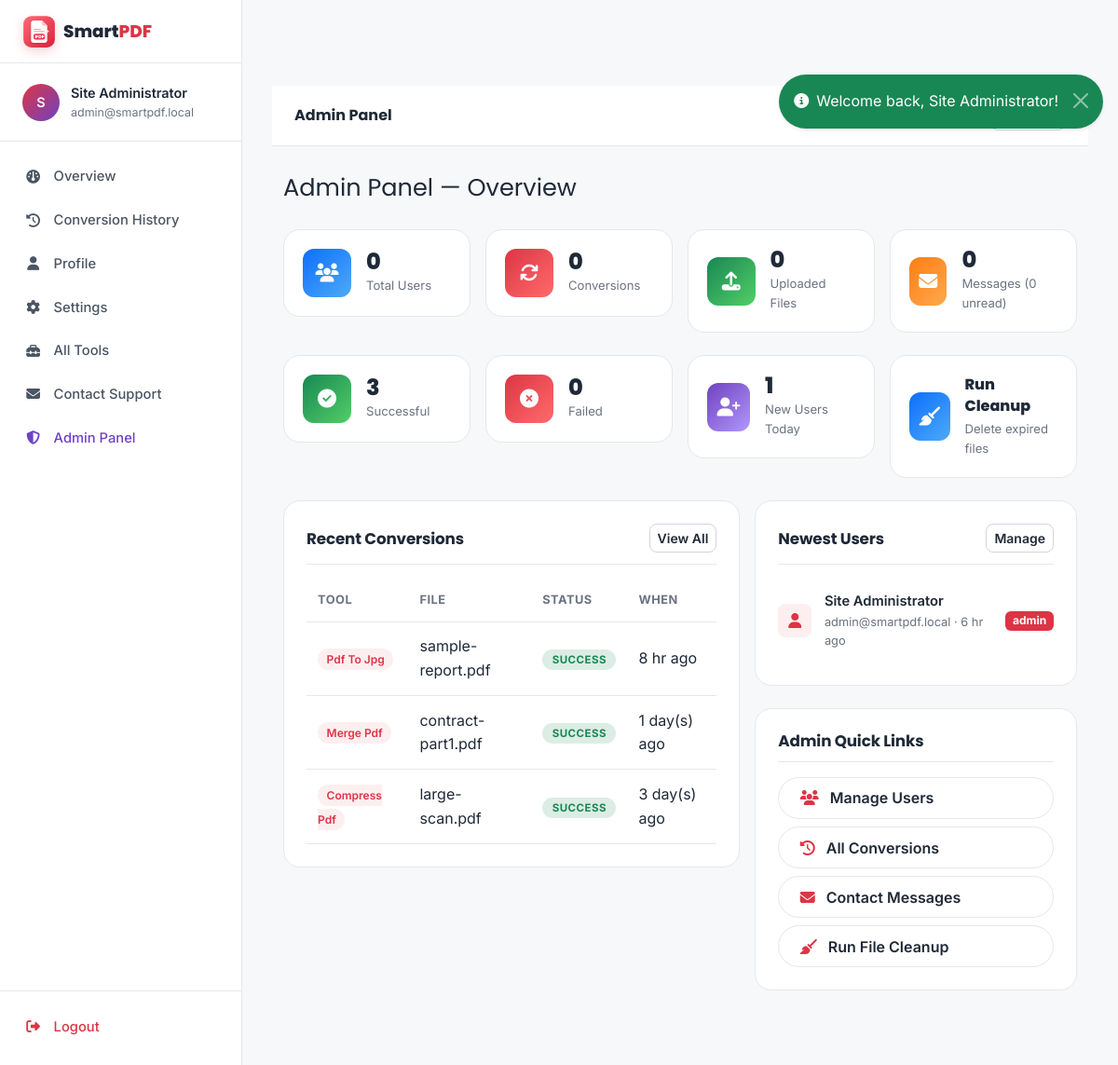
/admin/index.php (signed in), run on the app's committed database.
### tables this page shows
CREATE TABLE `users` (
    `id`          INT UNSIGNED NOT NULL AUTO_INCREMENT,
    `full_name`   VARCHAR(100) NOT NULL,
    `email`       VARCHAR(150) NOT NULL,
    `password`    VARCHAR(255) NOT NULL,
    `role`        ENUM('user','admin') NOT NULL DEFAULT 'user',
    `avatar`      VARCHAR(255) DEFAULT NULL,
    `is_active`   TINYINT(1) NOT NULL DEFAULT 1,
    `remember_token`     VARCHAR(255) DEFAULT NULL,
    `last_login`  DATETIME DEFAULT NULL,
    `created_at`  DATETIME NOT NULL DEFAULT CURRENT_TIMESTAMP,
    `updated_at`  DATETIME NOT NULL DEFAULT CURRENT_TIMESTAMP ON UPDATE CURRENT_TIMESTAMP,
    PRIMARY KEY (`id`),
    UNIQUE KEY `uniq_users_email` (`email`),
    KEY `idx_users_role` (`role`)
);

CREATE TABLE `conversion_history` (
    `id`                INT UNSIGNED NOT NULL AUTO_INCREMENT,
    `user_id`           INT UNSIGNED DEFAULT NULL,
    `tool_name`         VARCHAR(80) NOT NULL,
    `tool_action`       VARCHAR(80) DEFAULT NULL,
    `original_filename` VARCHAR(255) NOT NULL,
    `converted_filename` VARCHAR(255) DEFAULT NULL,
    `file_size`         BIGINT UNSIGNED DEFAULT 0,
    `status`            ENUM('pending','processing','success','failed','expired') NOT NULL DEFAULT 'pending',
    `error_message`     TEXT DEFAULT NULL,
    `created_at`        DATETIME NOT NULL DEFAULT CURRENT_TIMESTAMP,
    PRIMARY KEY (`id`),
    KEY `idx_history_user` (`user_id`),
    KEY `idx_history_tool` (`tool_name`),
    KEY `idx_history_status` (`status`),
    CONSTRAINT `fk_history_user` FOREIGN KEY (`user_id`)
        REFERENCES `users` (`id`) ON DELETE SET NULL ON UPDATE CASCADE
);

### config/database.php (called while the page is built, shortened)
<?php
function db()
{
    static $pdo = null;
    if ($pdo === null) {
        $dsn = sprintf(
            'mysql:host=%s;port=%s;dbname=%s;charset=%s',
            DB_HOST, DB_PORT, DB_NAME, DB_CHARSET
        );
        $options = [
            PDO::ATTR_ERRMODE            => PDO::ERRMODE_EXCEPTION,
            PDO::ATTR_DEFAULT_FETCH_MODE => PDO::FETCH_ASSOC,
            PDO::ATTR_EMULATE_PREPARES   => false,
            PDO::ATTR_PERSISTENT         => false,
        ];
        try {
            $pdo = new PDO($dsn, DB_USER, DB_PASS, $options);
        } catch (PDOException $e) {
            error_log('DB connection failed: ' . $e->getMessage());
            throw new RuntimeException(
                'Could not connect to the database. Please check config/database.php ' .
                'and make sure MySQL is running (XAMPP: start the MySQL service).'
            );
        }
    }
    return $pdo;
}

### includes/functions.php (called while the page is built, shortened)
<?php
require_once __DIR__ . '/../config/database.php';
function e($value): string
{
    return htmlspecialchars((string)$value, ENT_QUOTES | ENT_HTML5, 'UTF-8');
}
function current_user(): ?array
{
    if (!empty($_SESSION['user_id'])) {
        try {
            $stmt = db()->prepare('SELECT * FROM users WHERE id = ? LIMIT 1');
            $stmt->execute([$_SESSION['user_id']]);
            return $stmt->fetch() ?: null;
        } catch (Throwable $e) {
            return null;
        }
    }
    return null;
}
function time_ago(string $datetime): string
{
    $ts = strtotime($datetime);
    $diff = time() - $ts;
    if ($diff < 86400) return floor($diff / 3600) . ' hr ago';
    if ($diff < 604800) return floor($diff / 86400) . ' day(s) ago';
    return date('M j, Y', $ts);
}

### admin/index.php (the view, shortened to what this page needs)
<?php
$active = 'admin';
require __DIR__ . '/../includes/dashboard_header.php';
$stats = [
    'users'       => 0,
    'conversions' => 0,
    'uploads'     => 0,
    'messages'    => 0,
    'unread'      => 0,
    'success'     => 0,
    'failed'      => 0,
    'today_users' => 0,
];
try {
    $stats['users']       = (int)db()->query('SELECT COUNT(*) FROM users')->fetchColumn();
    $stats['conversions'] = (int)db()->query('SELECT COUNT(*) FROM conversion_history')->fetchColumn();
    $stats['uploads']     = (int)db()->query('SELECT COUNT(*) FROM uploaded_files')->fetchColumn();
    $stats['messages']    = (int)db()->query('SELECT COUNT(*) FROM contact_messages')->fetchColumn();
    $stats['unread']      = (int)db()->query("SELECT COUNT(*) FROM contact_messages WHERE is_read=0")->fetchColumn();
    $stats['success']     = (int)db()->query("SELECT COUNT(*) FROM conversion_history WHERE status='success'")->fetchColumn();
    $stats['failed']      = (int)db()->query("SELECT COUNT(*) FROM conversion_history WHERE status='failed'")->fetchColumn();
    $stats['today_users'] = (int)db()->query("SELECT COUNT(*) FROM users WHERE DATE(created_at)=CURDATE()")->fetchColumn();
} catch (Throwable $e) {}
$recentUsers = [];
try {
    $recentUsers = db()->query('SELECT id, full_name, email, role, created_at FROM users ORDER BY created_at DESC LIMIT 6')->fetchAll();
} catch (Throwable $e) {}
$recentConversions = [];
try {
    $recentConversions = db()->query('SELECT * FROM conversion_history ORDER BY created_at DESC LIMIT 8')->fetchAll();
} catch (Throwable $e) {}
?>
<div class="dash-page-title">Admin Panel &mdash; Overview</div>
<div class="row g-3 mb-4">
    <div class="col-6 col-lg-3">
        <a href="<?= APP_URL ?>/admin/users.php" class="text-decoration-none">
            <div class="stat-card">
                <span class="stat-icon sc-blue"><i class="fas fa-users"></i></span>
                <div class="stat-meta">
                    <div class="num"><span data-counter="<?= $stats['users'] ?>">0</span></div>
                    <div class="lbl">Total Users</div>
                </div>
            </div>
        </a>
    </div>
    <div class="col-6 col-lg-3">
        <a href="<?= APP_URL ?>/admin/conversions.php" class="text-decoration-none">
            <div class="stat-card">
                <span class="stat-icon sc-red"><i class="fas fa-arrows-rotate"></i></span>
                <div class="stat-meta">
                    <div class="num"><span data-counter="<?= $stats['conversions'] ?>">0</span></div>
                    <div class="lbl">Conversions</div>
                </div>
            </div>
        </a>
    </div>
    <div class="col-6 col-lg-3">
        <div class="stat-card">
            <span class="stat-icon sc-green"><i class="fas fa-upload"></i></span>
            <div class="stat-meta">
                <div class="num"><span data-counter="<?= $stats['uploads'] ?>">0</span></div>
                <div class="lbl">Uploaded Files</div>
            </div>
        </div>
    </div>
    <div class="col-6 col-lg-3">
        <a href="<?= APP_URL ?>/admin/messages.php" class="text-decoration-none">
            <div class="stat-card">
                <span class="stat-icon sc-orange"><i class="fas fa-envelope"></i></span>
                <div class="stat-meta">
                    <div class="num"><span data-counter="<?= $stats['messages'] ?>">0</span></div>
                    <div class="lbl">Messages (<?= $stats['unread'] ?> unread)</div>
                </div>
            </div>
        </a>
    </div>
</div>
<div class="row g-3 mb-4">
    <div class="col-6 col-lg-3">
        <div class="stat-card">
            <span class="stat-icon sc-green"><i class="fas fa-circle-check"></i></span>
            <div class="stat-meta">
                <div class="num"><?= $stats['success'] ?></div>
                <div class="lbl">Successful</div>
            </div>
        </div>
    </div>
    <div class="col-6 col-lg-3">
        <div class="stat-card">
            <span class="stat-icon sc-red"><i class="fas fa-circle-xmark"></i></span>
            <div class="stat-meta">
                <div class="num"><?= $stats['failed'] ?></div>
                <div class="lbl">Failed</div>
            </div>
        </div>
    </div>
    <div class="col-6 col-lg-3">
        <div class="stat-card">
            <span class="stat-icon sc-purple"><i class="fas fa-user-plus"></i></span>
            <div class="stat-meta">
                <div class="num"><?= $stats['today_users'] ?></div>
                <div class="lbl">New Users Today</div>
            </div>
        </div>
    </div>
    <div class="col-6 col-lg-3">
        <a href="<?= APP_URL ?>/admin/cleanup.php" class="text-decoration-none">
            <div class="stat-card">
                <span class="stat-icon sc-blue"><i class="fas fa-broom"></i></span>
                <div class="stat-meta">
                    <div class="num" style="font-size:1rem;line-height:1.4">Run Cleanup</div>
                    <div class="lbl">Delete expired files</div>
                </div>
            </div>
        </a>
    </div>
</div>
<div class="row g-3">
    <div class="col-lg-7">
        <div class="dash-card">
            <div class="dash-card-header">
                <h5>Recent Conversions</h5>
                <a href="<?= APP_URL ?>/admin/conversions.php" class="btn btn-sm btn-ghost">View All</a>
            </div>
            <div class="table-responsive">
                <table class="history-table">
                    <thead>
                        <tr><th>Tool</th><th>File</th><th>Status</th><th>When</th></tr>
                    </thead>
                    <tbody>
                        <?php if (empty($recentConversions)): ?>
                            <tr><td colspan="4" class="text-center text-muted py-4">No conversions yet.</td></tr>
                        <?php else: foreach ($recentConversions as $r): ?>
                            <tr>
                                <td><span class="tool-pill"><?= e(ucwords(str_replace('_', ' ', $r['tool_name']))) ?></span></td>
                                <td><?= e($r['original_filename']) ?></td>
                                <td><span class="status-pill status-<?= e($r['status']) ?>"><?= e($r['status']) ?></span></td>
                                <td><?= time_ago($r['created_at']) ?></td>
                            </tr>
                        <?php endforeach; endif; ?>
                    </tbody>
                </table>
            </div>
        </div>
    </div>
    <div class="col-lg-5">
        <div class="dash-card">
            <div class="dash-card-header">
                <h5>Newest Users</h5>
                <a href="<?= APP_URL ?>/admin/users.php" class="btn btn-sm btn-ghost">Manage</a>
            </div>
            <ul class="activity-list">
                <?php if (empty($recentUsers)): ?>
                    <li class="empty-state"><i class="fas fa-user-slash"></i><p>No users yet.</p></li>
                <?php else: foreach ($recentUsers as $u): ?>
                    <li>
                        <span class="activity-icon"><i class="fas fa-user"></i></span>
                        <div class="activity-main">
                            <div class="activity-title"><?= e($u['full_name']) ?></div>
                            <div class="activity-meta"><?= e($u['email']) ?> &middot; <?= time_ago($u['created_at']) ?></div>
                        </div>
                        <span class="badge <?= $u['role'] === 'admin' ? 'bg-danger' : 'bg-secondary' ?>"><?= e($u['role']) ?></span>
                    </li>
                <?php endforeach; endif; ?>
            </ul>
        </div>
        <div class="dash-card">
            <div class="dash-card-header"><h5>Admin Quick Links</h5></div>
            <div class="d-grid gap-2">
                <a href="<?= APP_URL ?>/admin/users.php" class="btn btn-light-pill text-start">
                    <i class="fas fa-users me-2 text-brand"></i> Manage Users
                </a>
                <a href="<?= APP_URL ?>/admin/conversions.php" class="btn btn-light-pill text-start">
                    <i class="fas fa-clock-rotate-left me-2 text-brand"></i> All Conversions
                </a>
                <a href="<?= APP_URL ?>/admin/messages.php" class="btn btn-light-pill text-start">
                    <i class="fas fa-envelope me-2 text-brand"></i> Contact Messages
                </a>
                <a href="<?= APP_URL ?>/admin/cleanup.php" class="btn btn-light-pill text-start">
                    <i class="fas fa-broom me-2 text-brand"></i> Run File Cleanup
                </a>
            </div>
        </div>
    </div>
</div>
<?php require __DIR__ . '/../includes/dashboard_footer.php'; ?>

### includes/sidebar.php
<?php
$active = $active ?? 'dashboard';
$items = [
    'dashboard' => ['fa-gauge',            'Overview',        '/dashboard/index.php'],
    'history'   => ['fa-clock-rotate-left','Conversion History','/dashboard/history.php'],
    'profile'   => ['fa-user',             'Profile',         '/dashboard/profile.php'],
    'settings'  => ['fa-gear',             'Settings',        '/dashboard/settings.php'],
    'tools'     => ['fa-toolbox',          'All Tools',       '/tools/index.php'],
    'contact'   => ['fa-envelope',         'Contact Support', '/pages/contact.php'],
];
$u = current_user();
?>
<aside class="dashboard-sidebar" id="dashSidebar">
    <div class="sidebar-header">
        <a href="<?= APP_URL ?>/index.php" class="d-flex align-items-center gap-2">
            <span class="brand-logo"><img src="<?= APP_URL ?>/assets/img/smartpdf-logo.svg" alt=""></span>
            <span class="brand-text">Smart<span class="brand-accent">PDF</span></span>
        </a>
    </div>
    <div class="sidebar-user">
        <div class="avatar"><?= strtoupper(substr($u['full_name'] ?? 'U', 0, 1)) ?></div>
        <div class="sidebar-user-info">
            <div class="fw-semibold"><?= e($u['full_name'] ?? '') ?></div>
            <div class="sidebar-user-email"><?= e($u['email'] ?? '') ?></div>
        </div>
    </div>
    <nav class="sidebar-nav">
        <?php foreach ($items as $key => [$icon, $label, $path]): ?>
            <a href="<?= APP_URL . $path ?>" class="sidebar-link <?= $active === $key ? 'is-active' : '' ?>">
                <i class="fas <?= $icon ?>"></i>
                <span><?= $label ?></span>
            </a>
        <?php endforeach; ?>
        <?php if (($u['role'] ?? '') === 'admin'): ?>
            <a href="<?= APP_URL ?>/admin/index.php" class="sidebar-link sidebar-link-admin">
                <i class="fas fa-shield-halved"></i>
                <span>Admin Panel</span>
            </a>
        <?php endif; ?>
    </nav>
    <div class="sidebar-footer">
        <a href="<?= APP_URL ?>/auth/logout.php" class="sidebar-link sidebar-link-logout">
            <i class="fas fa-right-from-bracket"></i>
            <span>Logout</span>
        </a>
    </div>
</aside>

### data on the page
users: full_name "S", full_name "Site Administrator", email "admin@smartpdf.local", created_at "6 hr ago", role "admin"
conversion_history: tool_name "Pdf To Jpg", original_filename "sample-report.pdf", status "SUCCESS", created_at "8 hr ago"
conversion_history: tool_name "Merge Pdf", original_filename "contract-part1.pdf", status "SUCCESS", created_at "1 day(s) ago"
conversion_history: tool_name "Compress Pdf", original_filename "large-scan.pdf", status "SUCCESS", created_at "3 day(s) ago"

### other printed values
$label "Overview"
$label "Conversion History"
$label "Profile"
$label "Settings"
$label "All Tools"
$label "Contact Support"
$pageTitle "Admin Panel"
$stats['unread'] "0"
$stats['success'] "3"
$stats['failed'] "0"
$stats['today_users'] "1"
$f['msg'] "Welcome back, Site Administrator!"
